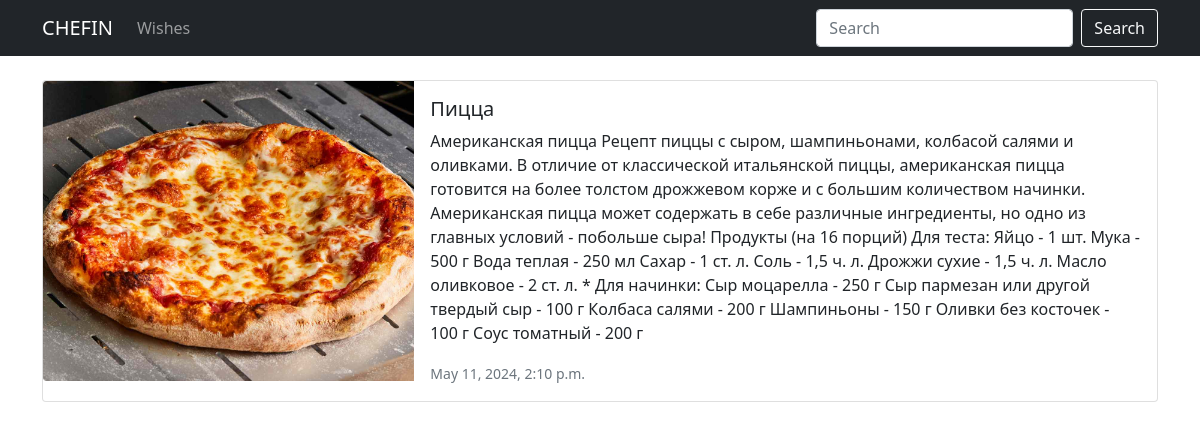
The app's page /recipe/5 with its own data.
### recipe/models.py (models this page shows, shortened)
class Recipe(models.Model):
    title = models.CharField(max_length=75)
    text = models.TextField()
    image = models.ImageField(upload_to='recipe/')
    created_date = models.DateTimeField(default=timezone.now)

### recipe/views.py (the view)
# urls.py: path('recipe/<int:pk>', views.RecipeDetailView.as_view(), name="recipes-detail"),
class RecipeDetailView(DetailView):
  model = Recipe
  template_name = 'recipes/recipe_detail.html'
  context_object_name = 'object'

### templates/recipes/recipe_detail.html
{% extends 'recipes/base.html' %}
{% block content %}
<div class="card mb-3" style="max-width: 100%;">
  <div class="row g-0">
    <div class="col-md-4">
      <img src="{{ object.image.url }}" class="img-fluid rounded-start" alt="{{ object.title }}" style="height: 300px; object-fit: cover;">
    </div>
    <div class="col-md-8">
      <div class="card-body">
        <h5 class="card-title">{{ object.title|title }}</h5>
        <p class="card-text">{{ object.text }}</p>
        <p class="card-text">
          <small class="text-muted">{{ object.created_date }}</small>
        </p>
      </div>
    </div>
  </div>
</div>
{% endblock %}

### records on screen
Recipe: image (picture), title "Пицца", text "Американская пицца Рецепт пиццы с сыром, шампиньонами, колбасой салями и оливками. В отличие от классической итальянской пиццы, американская пицца готовится на более толстом дрожжевом корже и с большим количеством начинки. Американская пицца может содержать в себе различные ингредиенты, но одно из главных условий - побольше сыра! Продукты (на 16 порций) Для теста: Яйцо - 1 шт. Мука - 500 г Вода теплая - 250 мл Сахар - 1 ст. л. Соль - 1,5 ч. л. Дрожжи сухие - 1,5 ч. л. Масло оливковое - 2 ст. л. * Для начинки: Сыр моцарелла - 250 г Сыр пармезан или другой твердый сыр - 100 г Колбаса салями - 200 г Шампиньоны - 150 г Оливки без косточек - 100 г Соус томатный - 200 г", created_date "May 11, 2024, 2:10 p.m."
